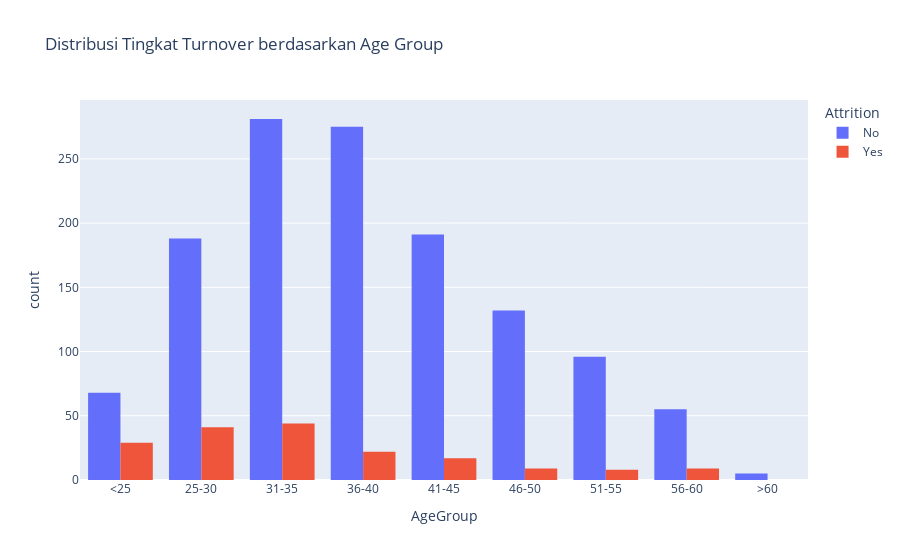

This figure's notebook cell:
### Markdown cell above
## Bagaimana distribusi tingkat Attrition bervariasi berdasarkan rentang usia (Age)?

### Code cell
# Membuat bin untuk kolom Age
bin_labels = ['<25', '25-30', '31-35', '36-40', '41-45', '46-50', '51-55', '56-60', '>60']
df['AgeGroup'] = pd.cut(df['Age'], bins=[0, 25, 30, 35, 40, 45, 50, 55, 60, 100], labels=bin_labels, right=False)

df['AgeGroup'] = pd.Categorical(df['AgeGroup'], categories=bin_labels, ordered=True)

fig = px.histogram(df, x='AgeGroup', color='Attrition', barmode='group',
                   title='Distribusi Tingkat Turnover berdasarkan Age Group',
                   category_orders={'AgeGroup': bin_labels},
                   labels={'Attrition': 'Attrition'})
fig.show()

### Figure 1 — Plotly figure (JSON) as saved in the notebook; plotly's stock layout.template omitted (floating-point values rounded to 4 significant figures; data arrays with more than 128 entries replaced by an {"elided": "..."} marker saying what was removed)
{"data": [{"alignmentgroup": "True", "bingroup": "x", "hovertemplate": "Attrition=No<br>AgeGroup=%{x}<br>count=%{y}<extra></extra>", "legendgroup": "No", "marker": {"color": "#636efa", "pattern": {"shape": ""}}, "name": "No", "offsetgroup": "No", "orientation": "v", "showlegend": true, "type": "histogram", "x": {"elided": "1291 str values"}, "xaxis": "x", "yaxis": "y"}, {"alignmentgroup": "True", "bingroup": "x", "hovertemplate": "Attrition=Yes<br>AgeGroup=%{x}<br>count=%{y}<extra></extra>", "legendgroup": "Yes", "marker": {"color": "#EF553B", "pattern": {"shape": ""}}, "name": "Yes", "offsetgroup": "Yes", "orientation": "v", "showlegend": true, "type": "histogram", "x": {"elided": "179 str values"}, "xaxis": "x", "yaxis": "y"}], "layout": {"barmode": "group", "legend": {"title": {"text": "Attrition"}, "tracegroupgap": 0}, "title": {"text": "Distribusi Tingkat Turnover berdasarkan Age Group"}, "xaxis": {"anchor": "y", "categoryarray": ["<25", "25-30", "31-35", "36-40", "41-45", "46-50", "51-55", "56-60", ">60"], "categoryorder": "array", "domain": [0, 1], "title": {"text": "AgeGroup"}}, "yaxis": {"anchor": "x", "domain": [0, 1], "title": {"text": "count"}}}}
